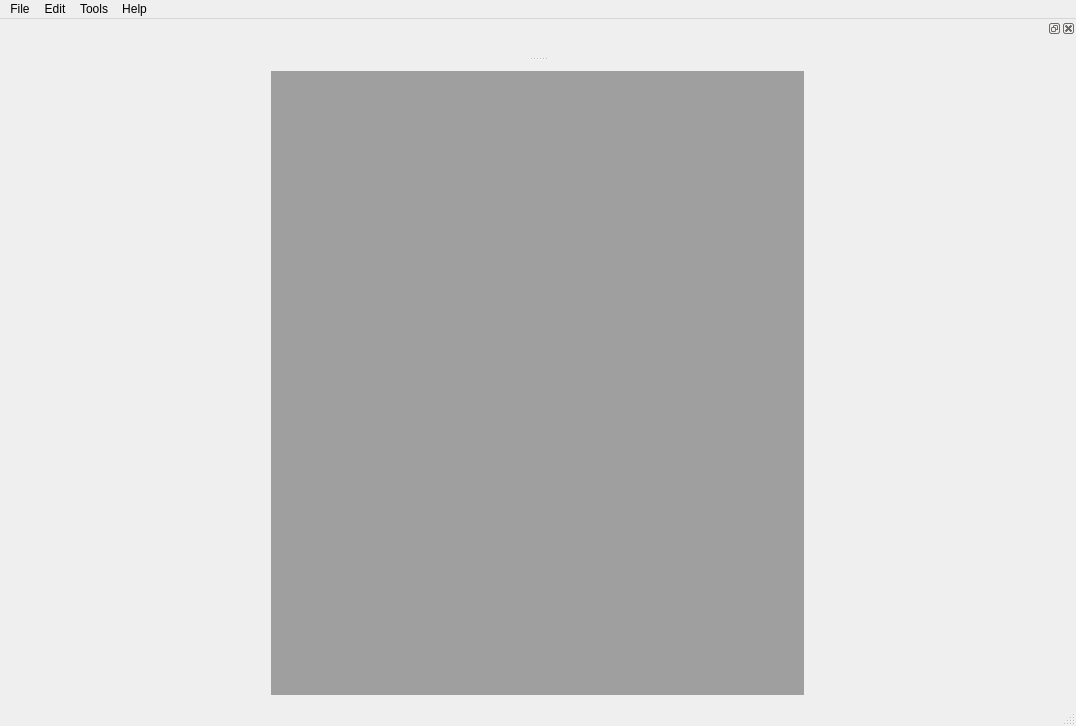
<?xml version="1.0" encoding="UTF-8"?>
<ui version="4.0">
 <class>MainWindow</class>
 <widget class="QMainWindow" name="MainWindow">
  <property name="geometry">
   <rect>
    <x>0</x>
    <y>0</y>
    <width>1076</width>
    <height>726</height>
   </rect>
  </property>
  <property name="sizePolicy">
   <sizepolicy hsizetype="Preferred" vsizetype="Preferred">
    <horstretch>0</horstretch>
    <verstretch>0</verstretch>
   </sizepolicy>
  </property>
  <property name="windowTitle">
   <string>QIcom PCR</string>
  </property>
  <property name="tabShape">
   <enum>QTabWidget::Rounded</enum>
  </property>
  <widget class="QWidget" name="centralwidget">
   <layout class="QHBoxLayout" name="horizontalLayout">
    <item alignment="Qt::AlignHCenter">
     <widget class="QMdiArea" name="mdiArea">
      <widget class="QWidget" name="debugWindow">
       <property name="windowTitle">
        <string>Subwindow</string>
       </property>
       <layout class="QVBoxLayout" name="verticalLayout_2">
        <item>
         <layout class="QVBoxLayout" name="verticalLayout">
          <item>
           <layout class="QHBoxLayout" name="horizontalLayout_2">
            <property name="sizeConstraint">
             <enum>QLayout::SetMinimumSize</enum>
            </property>
            <item>
             <widget class="QLabel" name="label">
              <property name="text">
               <string>Send message : </string>
              </property>
             </widget>
            </item>
            <item>
             <widget class="QLineEdit" name="serialInput"/>
            </item>
            <item>
             <widget class="QPushButton" name="pushSend">
              <property name="text">
               <string>Send</string>
              </property>
              <property name="autoDefault">
               <bool>true</bool>
              </property>
             </widget>
            </item>
           </layout>
          </item>
          <item>
           <layout class="QVBoxLayout" name="verticalLayout_3">
            <property name="sizeConstraint">
             <enum>QLayout::SetMaximumSize</enum>
            </property>
            <item>
             <widget class="QTextBrowser" name="serialOutput"/>
            </item>
           </layout>
          </item>
         </layout>
        </item>
       </layout>
      </widget>
      <widget class="QWidget" name="toolBox">
       <property name="windowTitle">
        <string>Subwindow</string>
       </property>
       <layout class="QVBoxLayout" name="verticalLayout_7">
        <item>
         <layout class="QVBoxLayout" name="verticalLayout_6">
          <item>
           <widget class="QPushButton" name="pushSwitchSound">
            <property name="text">
             <string>Switch Sound</string>
            </property>
            <property name="checkable">
             <bool>true</bool>
            </property>
           </widget>
          </item>
          <item>
           <widget class="QPushButton" name="pushStopPlay">
            <property name="text">
             <string>Stop Play</string>
            </property>
           </widget>
          </item>
         </layout>
        </item>
       </layout>
      </widget>
      <widget class="QWidget" name="radio">
       <property name="windowTitle">
        <string>Subwindow</string>
       </property>
       <layout class="QHBoxLayout" name="horizontalLayout_4">
        <item>
         <layout class="QHBoxLayout" name="horizontalLayout_3">
          <item>
           <layout class="QVBoxLayout" name="verticalLayout_4">
            <item>
             <widget class="QPushButton" name="pushPower">
              <property name="text">
               <string>Power</string>
              </property>
             </widget>
            </item>
            <item>
             <widget class="QwtKnob" name="knobSquelch" native="true">
              <property name="mass" stdset="0">
               <double>0.000000000000000</double>
              </property>
              <property name="knobWidth" stdset="0">
               <number>30</number>
              </property>
              <property name="totalAngle" stdset="0">
               <double>270.000000000000000</double>
              </property>
              <property name="markerSize" stdset="0">
               <number>4</number>
              </property>
              <property name="borderWidth" stdset="0">
               <number>4</number>
              </property>
             </widget>
            </item>
            <item>
             <widget class="QLabel" name="label_6">
              <property name="text">
               <string>Squelch</string>
              </property>
              <property name="alignment">
               <set>Qt::AlignCenter</set>
              </property>
             </widget>
            </item>
            <item>
             <widget class="QwtKnob" name="knobIF" native="true">
              <property name="knobWidth" stdset="0">
               <number>30</number>
              </property>
              <property name="markerSize" stdset="0">
               <number>4</number>
              </property>
              <property name="borderWidth" stdset="0">
               <number>4</number>
              </property>
             </widget>
            </item>
            <item>
             <widget class="QLabel" name="label_2">
              <property name="sizePolicy">
               <sizepolicy hsizetype="Preferred" vsizetype="Minimum">
                <horstretch>0</horstretch>
                <verstretch>0</verstretch>
               </sizepolicy>
              </property>
              <property name="minimumSize">
               <size>
                <width>0</width>
                <height>0</height>
               </size>
              </property>
              <property name="text">
               <string>IF Shift</string>
              </property>
              <property name="alignment">
               <set>Qt::AlignCenter</set>
              </property>
             </widget>
            </item>
            <item>
             <spacer name="verticalSpacer_2">
              <property name="orientation">
               <enum>Qt::Vertical</enum>
              </property>
              <property name="sizeHint" stdset="0">
               <size>
                <width>20</width>
                <height>40</height>
               </size>
              </property>
             </spacer>
            </item>
           </layout>
          </item>
          <item>
           <layout class="QVBoxLayout" name="verticalLayout_5">
            <item>
             <layout class="QHBoxLayout" name="layoutFrequency"/>
            </item>
            <item>
             <layout class="QHBoxLayout" name="horizontalLayout_5">
              <item>
               <widget class="QLabel" name="label_3">
                <property name="sizePolicy">
                 <sizepolicy hsizetype="Expanding" vsizetype="Preferred">
                  <horstretch>0</horstretch>
                  <verstretch>0</verstretch>
                 </sizepolicy>
                </property>
                <property name="text">
                 <string>Filter</string>
                </property>
                <property name="alignment">
                 <set>Qt::AlignLeading|Qt::AlignLeft|Qt::AlignVCenter</set>
                </property>
               </widget>
              </item>
              <item>
               <widget class="QPushButton" name="push28k">
                <property name="sizePolicy">
                 <sizepolicy hsizetype="Expanding" vsizetype="Fixed">
                  <horstretch>0</horstretch>
                  <verstretch>0</verstretch>
                 </sizepolicy>
                </property>
                <property name="text">
                 <string>2.8 K</string>
                </property>
                <property name="checkable">
                 <bool>true</bool>
                </property>
                <property name="checked">
                 <bool>false</bool>
                </property>
                <attribute name="buttonGroup">
                 <string notr="true">buttonGroup_2</string>
                </attribute>
               </widget>
              </item>
              <item>
               <widget class="QPushButton" name="push6k">
                <property name="sizePolicy">
                 <sizepolicy hsizetype="Expanding" vsizetype="Fixed">
                  <horstretch>0</horstretch>
                  <verstretch>0</verstretch>
                 </sizepolicy>
                </property>
                <property name="text">
                 <string>6 K</string>
                </property>
                <property name="checkable">
                 <bool>true</bool>
                </property>
                <attribute name="buttonGroup">
                 <string notr="true">buttonGroup_2</string>
                </attribute>
               </widget>
              </item>
              <item>
               <widget class="QPushButton" name="push15k">
                <property name="sizePolicy">
                 <sizepolicy hsizetype="Expanding" vsizetype="Fixed">
                  <horstretch>0</horstretch>
                  <verstretch>0</verstretch>
                 </sizepolicy>
                </property>
                <property name="text">
                 <string>15 K</string>
                </property>
                <property name="checkable">
                 <bool>true</bool>
                </property>
                <attribute name="buttonGroup">
                 <string notr="true">buttonGroup_2</string>
                </attribute>
               </widget>
              </item>
              <item>
               <widget class="QPushButton" name="push50k">
                <property name="sizePolicy">
                 <sizepolicy hsizetype="Expanding" vsizetype="Fixed">
                  <horstretch>0</horstretch>
                  <verstretch>0</verstretch>
                 </sizepolicy>
                </property>
                <property name="text">
                 <string>50 K</string>
                </property>
                <property name="checkable">
                 <bool>true</bool>
                </property>
                <attribute name="buttonGroup">
                 <string notr="true">buttonGroup_2</string>
                </attribute>
               </widget>
              </item>
              <item>
               <widget class="QPushButton" name="push230k">
                <property name="sizePolicy">
                 <sizepolicy hsizetype="Expanding" vsizetype="Fixed">
                  <horstretch>0</horstretch>
                  <verstretch>0</verstretch>
                 </sizepolicy>
                </property>
                <property name="text">
                 <string>230 K</string>
                </property>
                <property name="checkable">
                 <bool>true</bool>
                </property>
                <attribute name="buttonGroup">
                 <string notr="true">buttonGroup_2</string>
                </attribute>
               </widget>
              </item>
             </layout>
            </item>
            <item>
             <layout class="QHBoxLayout" name="horizontalLayout_6">
              <item>
               <widget class="QLabel" name="label_7">
                <property name="text">
                 <string>Mode</string>
                </property>
               </widget>
              </item>
              <item>
               <widget class="QPushButton" name="pushWFM">
                <property name="text">
                 <string>Wide FM</string>
                </property>
                <property name="checkable">
                 <bool>true</bool>
                </property>
                <attribute name="buttonGroup">
                 <string notr="true">buttonGroup_3</string>
                </attribute>
               </widget>
              </item>
              <item>
               <widget class="QPushButton" name="pushFM">
                <property name="text">
                 <string>FM</string>
                </property>
                <property name="checkable">
                 <bool>true</bool>
                </property>
                <attribute name="buttonGroup">
                 <string notr="true">buttonGroup_3</string>
                </attribute>
               </widget>
              </item>
              <item>
               <widget class="QPushButton" name="pushAM">
                <property name="text">
                 <string>AM</string>
                </property>
                <property name="checkable">
                 <bool>true</bool>
                </property>
                <attribute name="buttonGroup">
                 <string notr="true">buttonGroup_3</string>
                </attribute>
               </widget>
              </item>
              <item>
               <widget class="QPushButton" name="pushUSB">
                <property name="text">
                 <string>USB</string>
                </property>
                <property name="checkable">
                 <bool>true</bool>
                </property>
                <attribute name="buttonGroup">
                 <string notr="true">buttonGroup_3</string>
                </attribute>
               </widget>
              </item>
              <item>
               <widget class="QPushButton" name="pushLSB">
                <property name="text">
                 <string>LSB</string>
                </property>
                <property name="checkable">
                 <bool>true</bool>
                </property>
                <attribute name="buttonGroup">
                 <string notr="true">buttonGroup_3</string>
                </attribute>
               </widget>
              </item>
              <item>
               <widget class="QPushButton" name="pushCW">
                <property name="text">
                 <string>CW</string>
                </property>
                <property name="checkable">
                 <bool>true</bool>
                </property>
                <attribute name="buttonGroup">
                 <string notr="true">buttonGroup_3</string>
                </attribute>
               </widget>
              </item>
             </layout>
            </item>
            <item>
             <layout class="QHBoxLayout" name="horizontalLayout_10">
              <item>
               <widget class="QwtThermo" name="signalRadio1" native="true">
                <property name="alarmEnabled" stdset="0">
                 <bool>true</bool>
                </property>
                <property name="alarmLevel" stdset="0">
                 <double>80.000000000000000</double>
                </property>
                <property name="spacing" stdset="0">
                 <number>4</number>
                </property>
                <property name="maxValue" stdset="0">
                 <double>255.000000000000000</double>
                </property>
                <property name="pipeWidth" stdset="0">
                 <number>10</number>
                </property>
               </widget>
              </item>
             </layout>
            </item>
            <item>
             <layout class="QHBoxLayout" name="horizontalLayout_7">
              <item>
               <layout class="QVBoxLayout" name="verticalLayout_8">
                <property name="sizeConstraint">
                 <enum>QLayout::SetMinimumSize</enum>
                </property>
               </layout>
              </item>
              <item>
               <widget class="QSlider" name="volume1">
                <property name="sizePolicy">
                 <sizepolicy hsizetype="Expanding" vsizetype="Expanding">
                  <horstretch>0</horstretch>
                  <verstretch>0</verstretch>
                 </sizepolicy>
                </property>
                <property name="maximum">
                 <number>255</number>
                </property>
                <property name="orientation">
                 <enum>Qt::Vertical</enum>
                </property>
                <property name="tickPosition">
                 <enum>QSlider::TicksBothSides</enum>
                </property>
                <property name="tickInterval">
                 <number>20</number>
                </property>
               </widget>
              </item>
              <item>
               <spacer name="horizontalSpacer">
                <property name="orientation">
                 <enum>Qt::Horizontal</enum>
                </property>
                <property name="sizeHint" stdset="0">
                 <size>
                  <width>40</width>
                  <height>20</height>
                 </size>
                </property>
               </spacer>
              </item>
              <item>
               <widget class="QSlider" name="volume2">
                <property name="sizePolicy">
                 <sizepolicy hsizetype="Expanding" vsizetype="Expanding">
                  <horstretch>0</horstretch>
                  <verstretch>0</verstretch>
                 </sizepolicy>
                </property>
                <property name="maximum">
                 <number>255</number>
                </property>
                <property name="pageStep">
                 <number>10</number>
                </property>
                <property name="tracking">
                 <bool>true</bool>
                </property>
                <property name="orientation">
                 <enum>Qt::Vertical</enum>
                </property>
                <property name="invertedAppearance">
                 <bool>false</bool>
                </property>
                <property name="invertedControls">
                 <bool>false</bool>
                </property>
                <property name="tickPosition">
                 <enum>QSlider::TicksBothSides</enum>
                </property>
                <property name="tickInterval">
                 <number>20</number>
                </property>
               </widget>
              </item>
             </layout>
            </item>
            <item>
             <layout class="QHBoxLayout" name="horizontalLayout_9">
              <item>
               <widget class="QRadioButton" name="radio1">
                <property name="text">
                 <string>Antenne 1</string>
                </property>
                <property name="checked">
                 <bool>true</bool>
                </property>
                <attribute name="buttonGroup">
                 <string notr="true">buttonGroup</string>
                </attribute>
               </widget>
              </item>
              <item>
               <widget class="QLabel" name="label_5">
                <property name="text">
                 <string/>
                </property>
                <property name="alignment">
                 <set>Qt::AlignCenter</set>
                </property>
               </widget>
              </item>
              <item>
               <widget class="QRadioButton" name="radio2">
                <property name="text">
                 <string>Antenne 2</string>
                </property>
                <property name="checked">
                 <bool>false</bool>
                </property>
                <attribute name="buttonGroup">
                 <string notr="true">buttonGroup</string>
                </attribute>
               </widget>
              </item>
             </layout>
            </item>
            <item>
             <layout class="QHBoxLayout" name="horizontalLayout_11">
              <item>
               <widget class="QPushButton" name="pushNoiseBlanker">
                <property name="text">
                 <string>Noise Blanker</string>
                </property>
                <property name="checkable">
                 <bool>true</bool>
                </property>
               </widget>
              </item>
              <item>
               <widget class="QPushButton" name="pushAGC">
                <property name="text">
                 <string>AGC</string>
                </property>
                <property name="checkable">
                 <bool>true</bool>
                </property>
               </widget>
              </item>
              <item>
               <widget class="QPushButton" name="pushVSC">
                <property name="text">
                 <string>VSC</string>
                </property>
                <property name="checkable">
                 <bool>true</bool>
                </property>
               </widget>
              </item>
             </layout>
            </item>
            <item>
             <spacer name="verticalSpacer">
              <property name="orientation">
               <enum>Qt::Vertical</enum>
              </property>
              <property name="sizeHint" stdset="0">
               <size>
                <width>20</width>
                <height>40</height>
               </size>
              </property>
             </spacer>
            </item>
           </layout>
          </item>
         </layout>
        </item>
       </layout>
      </widget>
      <widget class="QWidget" name="subwindow">
       <property name="sizePolicy">
        <sizepolicy hsizetype="Expanding" vsizetype="MinimumExpanding">
         <horstretch>0</horstretch>
         <verstretch>0</verstretch>
        </sizepolicy>
       </property>
       <property name="windowTitle">
        <string>Subwindow</string>
       </property>
       <layout class="QVBoxLayout" name="verticalLayout_10">
        <item>
         <layout class="QHBoxLayout" name="horizontalLayout_12">
          <item>
           <layout class="QVBoxLayout" name="frequency1"/>
          </item>
         </layout>
        </item>
       </layout>
      </widget>
      <widget class="QWidget" name="subwindow_2">
       <property name="windowTitle">
        <string>Subwindow</string>
       </property>
       <layout class="QHBoxLayout" name="horizontalLayout_13">
        <item>
         <layout class="QVBoxLayout" name="verticalLayout_9">
          <item>
           <layout class="QHBoxLayout" name="horizontalLayout_14">
            <item>
             <widget class="QLabel" name="label_4">
              <property name="text">
               <string>Channel</string>
              </property>
             </widget>
            </item>
            <item>
             <widget class="QComboBox" name="channel">
              <item>
               <property name="text">
                <string>0</string>
               </property>
              </item>
              <item>
               <property name="text">
                <string>1</string>
               </property>
              </item>
              <item>
               <property name="text">
                <string>2</string>
               </property>
              </item>
             </widget>
            </item>
            <item>
             <widget class="QLabel" name="Channel1">
              <property name="text">
               <string>Decoder parameters</string>
              </property>
             </widget>
            </item>
            <item>
             <widget class="QComboBox" name="decoderList">
              <item>
               <property name="text">
                <string>none</string>
               </property>
              </item>
              <item>
               <property name="text">
                <string>Acars</string>
               </property>
              </item>
              <item>
               <property name="text">
                <string>Acars (GPL version)</string>
               </property>
              </item>
              <item>
               <property name="text">
                <string>CW</string>
               </property>
              </item>
              <item>
               <property name="text">
                <string>RTTY</string>
               </property>
              </item>
             </widget>
            </item>
            <item>
             <widget class="QCheckBox" name="FFT">
              <property name="text">
               <string>FFT</string>
              </property>
             </widget>
            </item>
           </layout>
          </item>
          <item>
           <widget class="QTextBrowser" name="decoderText"/>
          </item>
         </layout>
        </item>
       </layout>
      </widget>
      <widget class="QWidget" name="subwindow_3">
       <property name="windowTitle">
        <string>Sous fenêtre</string>
       </property>
       <layout class="QVBoxLayout" name="verticalLayout_12">
        <item>
         <layout class="QVBoxLayout" name="DumpView">
          <property name="sizeConstraint">
           <enum>QLayout::SetDefaultConstraint</enum>
          </property>
         </layout>
        </item>
       </layout>
      </widget>
     </widget>
    </item>
   </layout>
  </widget>
  <widget class="QMenuBar" name="menubar">
   <property name="geometry">
    <rect>
     <x>0</x>
     <y>0</y>
     <width>1076</width>
     <height>19</height>
    </rect>
   </property>
   <widget class="QMenu" name="menuFile">
    <property name="title">
     <string>File</string>
    </property>
    <addaction name="actionLoad"/>
    <addaction name="actionQuit"/>
   </widget>
   <widget class="QMenu" name="menuEdit">
    <property name="title">
     <string>Edit</string>
    </property>
   </widget>
   <widget class="QMenu" name="menuTools">
    <property name="title">
     <string>Tools</string>
    </property>
    <widget class="QMenu" name="menu_Settings">
     <property name="title">
      <string>&amp;Settings</string>
     </property>
    </widget>
    <addaction name="menu_Settings"/>
   </widget>
   <widget class="QMenu" name="menuHelp">
    <property name="title">
     <string>Help</string>
    </property>
    <addaction name="actionAbout"/>
   </widget>
   <addaction name="menuFile"/>
   <addaction name="menuEdit"/>
   <addaction name="menuTools"/>
   <addaction name="menuHelp"/>
  </widget>
  <widget class="QStatusBar" name="statusbar"/>
  <widget class="QDockWidget" name="dockWidget">
   <attribute name="dockWidgetArea">
    <number>4</number>
   </attribute>
   <widget class="QWidget" name="dockWidgetContents">
    <layout class="QHBoxLayout" name="horizontalLayout_8"/>
   </widget>
  </widget>
  <action name="actionAbout">
   <property name="text">
    <string>About</string>
   </property>
  </action>
  <action name="actionLoad">
   <property name="text">
    <string>Load</string>
   </property>
  </action>
  <action name="actionQuit">
   <property name="text">
    <string>Quit</string>
   </property>
  </action>
  <action name="actionInput">
   <property name="text">
    <string>Input</string>
   </property>
  </action>
  <action name="actionOutput">
   <property name="text">
    <string>Output</string>
   </property>
  </action>
 </widget>
 <customwidgets>
  <customwidget>
   <class>QwtKnob</class>
   <extends>QWidget</extends>
   <header>qwt_knob.h</header>
  </customwidget>
  <customwidget>
   <class>QwtThermo</class>
   <extends>QWidget</extends>
   <header>qwt_thermo.h</header>
  </customwidget>
 </customwidgets>
 <resources/>
 <connections>
  <connection>
   <sender>actionQuit</sender>
   <signal>activated()</signal>
   <receiver>MainWindow</receiver>
   <slot>close()</slot>
   <hints>
    <hint type="sourcelabel">
     <x>-1</x>
     <y>-1</y>
    </hint>
    <hint type="destinationlabel">
     <x>399</x>
     <y>299</y>
    </hint>
   </hints>
  </connection>
 </connections>
 <buttongroups>
  <buttongroup name="buttonGroup_2"/>
  <buttongroup name="buttonGroup_3"/>
  <buttongroup name="buttonGroup"/>
 </buttongroups>
</ui>
